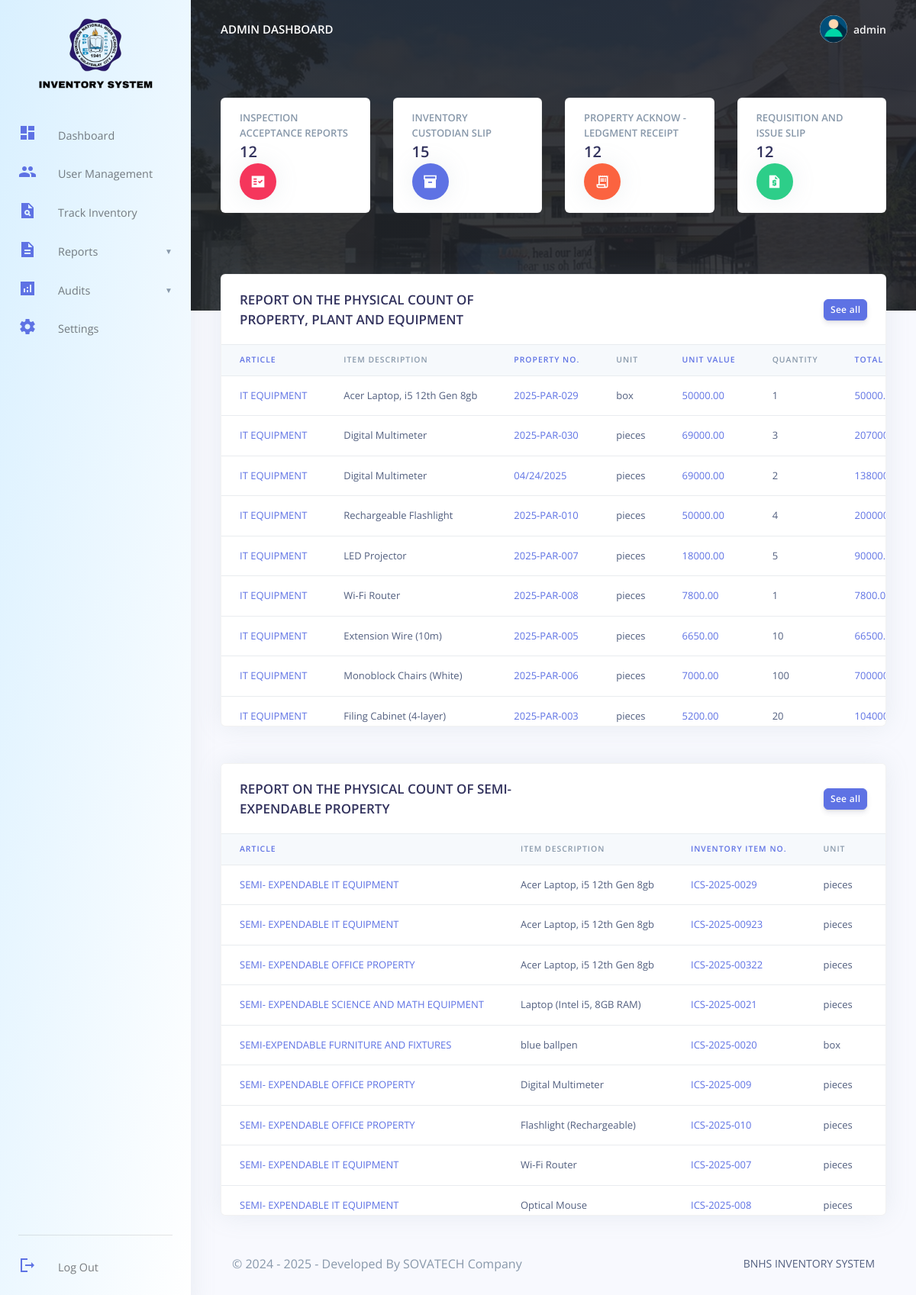
The page /BNHS/admin/dashboard.php (signed in) on the database as committed earlier.
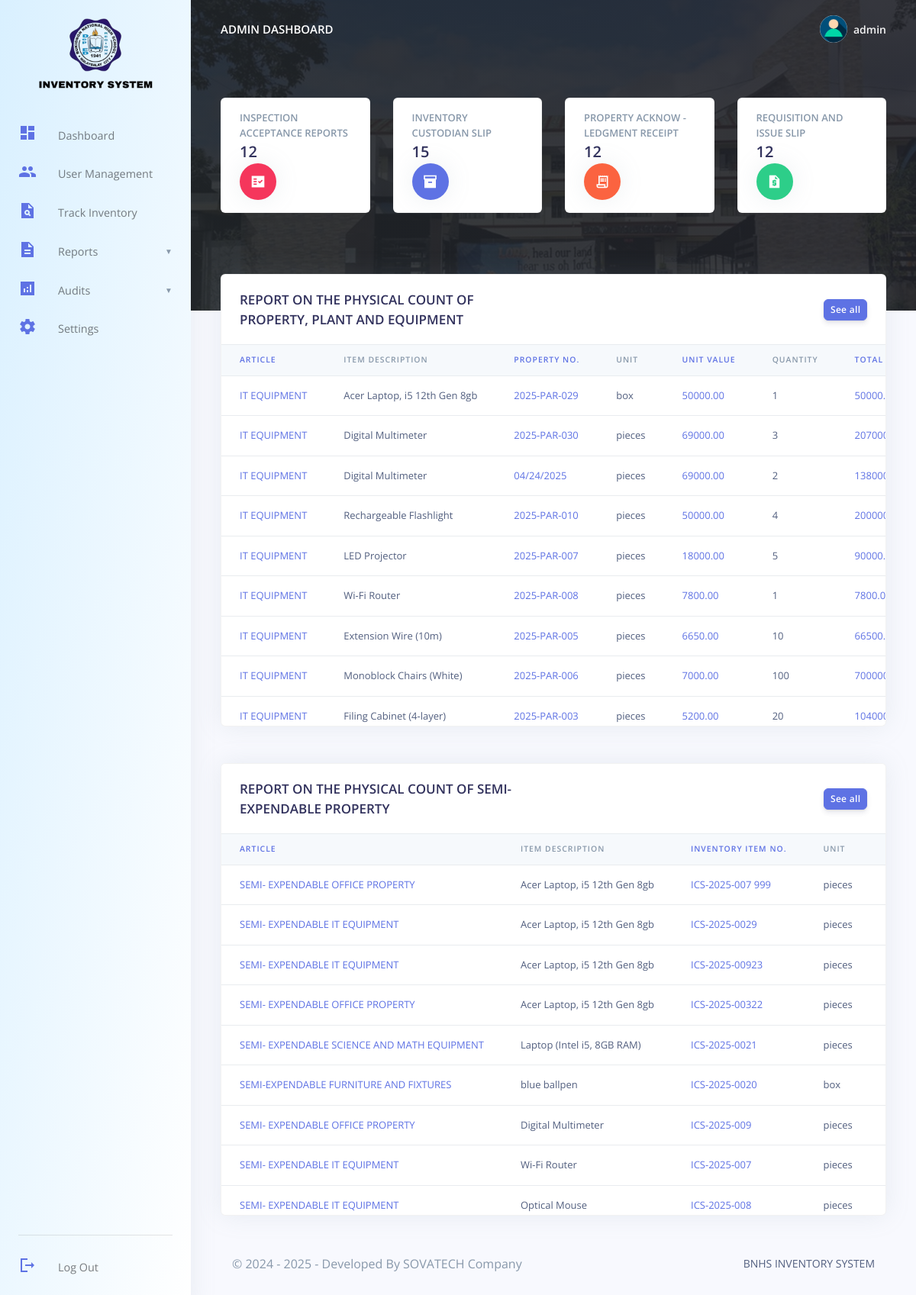
The same page on the database as committed later.
### tables this page shows
CREATE TABLE `bnhs_admin` (
  `admin_id` varchar(15) NOT NULL,
  `admin_name` varchar(255) DEFAULT NULL,
  `admin_email` varchar(255) DEFAULT NULL,
  `admin_password` varchar(255) DEFAULT NULL,
  `created_at` timestamp(6) NULL DEFAULT NULL ON UPDATE current_timestamp(6),
  `resetcode` int(6) DEFAULT NULL
);

CREATE TABLE `property_acknowledgment_receipts` (
  `par_id` int(11) NOT NULL,
  `entity_id` int(11) NOT NULL,
  `par_no` varchar(50) NOT NULL,
  `date_acquired` date NOT NULL,
  `end_user_name` varchar(100) NOT NULL,
  `receiver_position` varchar(100) DEFAULT NULL,
  `receiver_date` date DEFAULT NULL,
  `custodian_name` varchar(100) NOT NULL,
  `custodian_position` varchar(100) DEFAULT NULL,
  `custodian_date` date DEFAULT NULL,
  `created_at` timestamp NOT NULL DEFAULT current_timestamp(),
  `updated_at` timestamp NOT NULL DEFAULT current_timestamp() ON UPDATE current_timestamp()
);

CREATE TABLE `par_items` (
  `par_item_id` int(11) NOT NULL,
  `par_id` int(11) NOT NULL,
  `item_id` int(11) NOT NULL,
  `quantity` int(11) NOT NULL,
  `article` varchar(255) NOT NULL,
  `remarks` text NOT NULL,
  `property_number` varchar(50) DEFAULT NULL,
  `created_at` timestamp NOT NULL DEFAULT current_timestamp()
);

CREATE TABLE `items` (
  `item_id` int(11) NOT NULL,
  `stock_no` varchar(50) DEFAULT NULL,
  `item_description` text NOT NULL,
  `unit` varchar(20) NOT NULL,
  `unit_cost` decimal(10,2) NOT NULL,
  `created_at` timestamp NOT NULL DEFAULT current_timestamp(),
  `updated_at` timestamp NULL DEFAULT NULL ON UPDATE current_timestamp()
);

CREATE TABLE `inventory_custodian_slips` (
  `ics_id` int(11) NOT NULL,
  `entity_id` int(11) NOT NULL,
  `ics_no` varchar(50) NOT NULL,
  `end_user_name` varchar(100) NOT NULL,
  `end_user_position` varchar(100) DEFAULT NULL,
  `end_user_date` date DEFAULT NULL,
  `custodian_name` varchar(100) NOT NULL,
  `custodian_position` varchar(100) DEFAULT NULL,
  `custodian_date` date DEFAULT NULL,
  `created_at` timestamp NOT NULL DEFAULT current_timestamp(),
  `updated_at` timestamp NOT NULL DEFAULT current_timestamp() ON UPDATE current_timestamp()
);

CREATE TABLE `ics_items` (
  `ics_item_id` int(11) NOT NULL,
  `ics_id` int(11) NOT NULL,
  `item_id` int(11) NOT NULL,
  `quantity` int(11) NOT NULL,
  `article` varchar(255) NOT NULL,
  `remarks` text NOT NULL,
  `estimated_useful_life` int(11) DEFAULT NULL,
  `inventory_item_no` varchar(50) DEFAULT NULL,
  `created_at` timestamp NOT NULL DEFAULT current_timestamp()
);

### BNHS/admin/dashboard.php (the view, shortened to what the rows shown need)
<?php
include('config/config.php');
require_once('partials/_head.php');
?>
<body>
  <?php require_once('partials/_sidebar.php'); ?>
  <div class="main-content">
    <?php require_once('partials/_topnav.php'); ?>
    <div class="container-fluid mt--7">
      <div class="row mt-5">
        <div class="col-xl-12 mb-5 mb-xl-0">
          <div class="card shadow">
            <div class="table-responsive">
              <table id="parTable" class="table align-items-center table-flush">
                <thead class="thead-light">
                  <tr>
                    <th class="text-primary" scope="col">Article</th>
                    <th scope="col">Item Description</th>
                    <th class="text-primary" scope="col">Property No.</th>
                    <th scope="col">Unit</th>
                    <th class="text-primary" scope="col">Unit Value</th>
                    <th scope="col">Quantity</th>
                    <th class="text-primary" scope="col">Total Amount</th>
                  </tr>
                </thead>
                <tbody>
                  <?php
                  try {
                    $ret = "SELECT par.par_id as id, par.par_no, par.end_user_name, par.receiver_position,
                    par.receiver_date, par.date_acquired,
                    i.item_description, i.unit_cost, i.unit,
                    e.entity_name, e.fund_cluster as entity_fund_cluster,
                    pi.quantity, pi.property_number, pi.remarks, pi.article,
                    (pi.quantity * i.unit_cost) as total_amount
                    FROM property_acknowledgment_receipts par
                    LEFT JOIN par_items pi ON par.par_id = pi.par_id
                    LEFT JOIN items i ON pi.item_id = i.item_id
                    LEFT JOIN entities e ON par.entity_id = e.entity_id
                              ORDER BY par.created_at DESC LIMIT 10";
                    $stmt = $mysqli->prepare($ret);
                    $stmt->execute();
                    $res = $stmt->get_result();
                    while ($par = $res->fetch_object()) {
                  ?>
                      <tr>
                        <td class="text-primary"><?php echo isset($par->article) ? $par->article : ''; ?></td>
                        <td><?php echo isset($par->item_description) ? $par->item_description : ''; ?></td>
                        <td class="text-primary"><?php echo isset($par->property_number) ? $par->property_number : ''; ?></td>
                        <td><?php echo isset($par->unit) ? $par->unit : ''; ?></td>
                        <td class="text-primary"><?php echo isset($par->unit_cost) ? $par->unit_cost : ''; ?></td>
                        <td><?php echo isset($par->quantity) ? $par->quantity : ''; ?></td>
                        <td class="text-primary"><?php echo isset($par->total_amount) ? $par->total_amount : ''; ?></td>
                      </tr>
                  <?php
                    }
                  } catch (Exception $e) {
                    error_log("Error in PAR table: " . $e->getMessage());
                    echo '<tr><td colspan="11" class="text-center text-danger">Error loading data</td></tr>';
                  }
                  ?>
                </tbody>
              </table>
            </div>
          </div>
        </div>
      </div>
      <div class="row mt-5">
        <div class="col-xl-12">
          <div class="card shadow">
            <div class="table-responsive">
              <table class="table align-items-center table-flush">
                <thead class="thead-light">
                  <tr>
                    <th class="text-primary" scope="col">Article</th>
                    <th scope="col">Item Description</th>
                    <th class="text-primary" scope="col">Inventory Item No.</th>
                    <th scope="col">Unit</th>
                    <th class="text-primary" scope="col">Unit Value</th>
                  </tr>
                </thead>
                <tbody>
                  <?php
                  try {
                    $ret = "SELECT ics.ics_id as id, ics.ics_no, ics.end_user_name, ics.end_user_position,
                    ics.end_user_date as date_received_user, ics.custodian_name, ics.custodian_position,
                    ics.custodian_date as date_received_custodian, ics.created_at,
                    i.item_description, i.unit_cost, i.unit, ii.estimated_useful_life as estimated_life,
                    e.entity_name, e.fund_cluster as entity_fund_cluster,
                    ii.quantity, ii.inventory_item_no, ii.remarks, ii.article,
                    (ii.quantity * i.unit_cost) as total_amount
                    FROM inventory_custodian_slips ics
                    LEFT JOIN ics_items ii ON ics.ics_id = ii.ics_id
                    LEFT JOIN items i ON ii.item_id = i.item_id
                    LEFT JOIN entities e ON ics.entity_id = e.entity_id
                              ORDER BY ics.created_at DESC LIMIT 10";
                    $stmt = $mysqli->prepare($ret);
                    $stmt->execute();
                    $res = $stmt->get_result();
                    while ($ics = $res->fetch_object()) {
                  ?>
                      <tr>
                        <td class="text-primary"><?php echo isset($ics->article) ? $ics->article : ''; ?></td>
                        <td><?php echo isset($ics->item_description) ? $ics->item_description : ''; ?></td>
                        <td class="text-primary"><?php echo isset($ics->inventory_item_no) ? $ics->inventory_item_no : ''; ?></td>
                        <td><?php echo isset($ics->unit) ? $ics->unit : ''; ?></td>
                        <td class="text-primary"><?php echo isset($ics->unit_cost) ? $ics->unit_cost : ''; ?></td>
                      </tr>
                  <?php
                    }
                  } catch (Exception $e) {
                    error_log("Error in ICS table: " . $e->getMessage());
                    echo '<tr><td colspan="9" class="text-center text-danger">Error loading data</td></tr>';
                  }
                  ?>
                </tbody>
              </table>
            </div>
          </div>
        </div>
      </div>
    </div>
  </div>
</body>
</html>

### BNHS/admin/partials/_sidebar.php (shortened to what the rows shown need)
<?php
$admin_id = $_SESSION['admin_id'];
$ret = "SELECT * FROM   bnhs_admin  WHERE admin_id = '$admin_id'";
$stmt = $mysqli->prepare($ret);
$stmt->execute();
$res = $stmt->get_result();
while ($admin = $res->fetch_object()) {
  ?>
  <nav class="navbar navbar-vertical fixed-left navbar-expand-md navbar-light" id="sidenav-main" style="background: linear-gradient(to bottom right, #d9f0ff, #ffffff);">
  <div class="container-fluid">
      <a class="pt-1 nav-logo-container" href="dashboard.php">
        <img src="assets/img/theme/logos.png" class="nav-logo" alt="...">
      </a>
      <div class="collapse navbar-collapse" id="sidenav-collapse-main">
        <ul class="navbar-nav">
          <li class="nav-item">
            <a class="nav-link" href="dashboard.php">
              <i><span class="material-icons-sharp text-primary">dashboard</span></i> Dashboard
            </a>
          </li>
          <li class="nav-item">
            <a class="nav-link" href="user_management.php">
              <i><span class="material-icons-sharp text-primary">group</span></i> User Management
            </a>
          </li>
          <li class="nav-item">
            <a class="nav-link" href="track_inventory.php">
              <i><span class="material-icons-sharp text-primary">plagiarism</span></i> Track Inventory
            </a>
          </li>
          <li class="nav-item">
            <a class="nav-link " href="#reportsSubmenu" data-toggle="collapse" aria-expanded="false">
              <i><span class="material-icons-sharp text-primary">description</span></i> Reports
            </a>
          </li>
          <li class="nav-item">
            <a class="nav-link" href="#AuditsSubmenu" data-toggle="collapse" aria-expanded="false">
              <i><span class="material-icons-sharp text-primary">analytics</span></i> Audits
            </a>
          </li>
          <li class="nav-item">
            <a class="nav-link" href="change_profile.php">
              <i><span class="material-icons-sharp text-primary">settings</span></i> Settings
            </a>
          </li>
        </ul>
        <div class="sidebar-footer mt-auto">
          <hr class="my-3">
          <ul class="navbar-nav mb-md-3">
            <li class="nav-item">
              <a class="nav-link" href="logout.php" id="logoutBtn">
                <i><span class="material-icons-sharp text-primary">logout</span></i> Log Out
              </a>
            </li>
          </ul>
        </div>
      </div>
    </div>
  </nav>
<?php } ?>

### BNHS/admin/partials/_topnav.php (shortened to what the rows shown need)
<?php
$admin_id = $_SESSION['admin_id'];
$ret = "SELECT * FROM  bnhs_admin  WHERE admin_id = '$admin_id'";
$stmt = $mysqli->prepare($ret);
$stmt->execute();
$res = $stmt->get_result();
while ($admin = $res->fetch_object()) {
    ?>
    <nav class="navbar navbar-top navbar-expand-md navbar-dark" id="navbar-main">
        <div class="container-fluid">
            <a class="h4 mb-0 text-white text-uppercase d-none d-lg-inline-block"
                href="dashboard.php"><?php echo $admin->admin_name; ?> Dashboard</a>
            <ul class="navbar-nav align-items-center d-none d-md-flex">
                <li class="nav-item dropdown">
                    <a class="nav-link pr-0" href="#" role="button" data-toggle="dropdown" aria-haspopup="true"
                        aria-expanded="false">
                        <div class="media align-items-center">
                            <span class="avatar avatar-sm rounded-circle">
                                <img alt="Image placeholder" src="assets/img/theme/user-a-min.png">
                            </span>
                            <div class="media-body ml-2 d-none d-lg-block">
                                <span class="mb-0 text-sm  font-weight-bold "><?php echo $admin->admin_name; ?></span>
                            </div>
                        </div>
                    </a>
                </li>
            </ul>
        </div>
    </nav>
<?php } ?>

Rows that differ between the two databases and show on the page:
no longer on one of the page's lists (row unchanged): inventory_custodian_slips: ics_items.article "SEMI- EXPENDABLE OFFICE PROPERTY", items.item_description "Flashlight (Rechargeable)", ics_items.inventory_item_no "ICS-2025-010", items.unit "pieces"
added inventory_custodian_slips: ics_items.article "SEMI- EXPENDABLE OFFICE PROPERTY", items.item_description "Acer Laptop, i5 12th Gen 8gb", ics_items.inventory_item_no "ICS-2025-007 999", items.unit "pieces"
